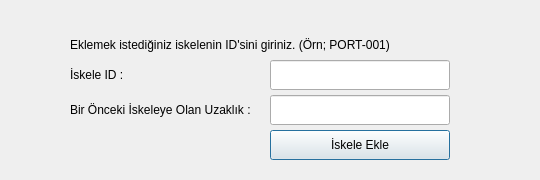
<?xml version="1.0" encoding="UTF-8"?>
<ui version="4.0">
 <class>FerryStops</class>
 <widget class="QDialog" name="FerryStops">
  <property name="geometry">
   <rect>
    <x>0</x>
    <y>0</y>
    <width>540</width>
    <height>180</height>
   </rect>
  </property>
  <property name="minimumSize">
   <size>
    <width>540</width>
    <height>180</height>
   </size>
  </property>
  <property name="maximumSize">
   <size>
    <width>540</width>
    <height>180</height>
   </size>
  </property>
  <property name="windowTitle">
   <string>Feribot İskelesi Ekleme</string>
  </property>
  <widget class="QLabel" name="label">
   <property name="geometry">
    <rect>
     <x>70</x>
     <y>30</y>
     <width>360</width>
     <height>30</height>
    </rect>
   </property>
   <property name="text">
    <string>Eklemek istediğiniz iskelenin ID'sini giriniz. (Örn; PORT-001)</string>
   </property>
  </widget>
  <widget class="QLabel" name="label_2">
   <property name="geometry">
    <rect>
     <x>70</x>
     <y>65</y>
     <width>180</width>
     <height>20</height>
    </rect>
   </property>
   <property name="text">
    <string>İskele ID :</string>
   </property>
   <property name="alignment">
    <set>Qt::AlignLeading|Qt::AlignLeft|Qt::AlignVCenter</set>
   </property>
  </widget>
  <widget class="QLineEdit" name="lineEdit_2">
   <property name="geometry">
    <rect>
     <x>270</x>
     <y>95</y>
     <width>180</width>
     <height>30</height>
    </rect>
   </property>
  </widget>
  <widget class="QPushButton" name="pushButton">
   <property name="geometry">
    <rect>
     <x>270</x>
     <y>130</y>
     <width>180</width>
     <height>30</height>
    </rect>
   </property>
   <property name="text">
    <string>İskele Ekle</string>
   </property>
  </widget>
  <widget class="QLineEdit" name="lineEdit">
   <property name="geometry">
    <rect>
     <x>270</x>
     <y>60</y>
     <width>180</width>
     <height>30</height>
    </rect>
   </property>
  </widget>
  <widget class="QLabel" name="label_3">
   <property name="geometry">
    <rect>
     <x>70</x>
     <y>100</y>
     <width>180</width>
     <height>20</height>
    </rect>
   </property>
   <property name="text">
    <string>Bir Önceki İskeleye Olan Uzaklık :</string>
   </property>
   <property name="alignment">
    <set>Qt::AlignLeading|Qt::AlignLeft|Qt::AlignVCenter</set>
   </property>
  </widget>
 </widget>
 <resources/>
 <connections/>
</ui>
